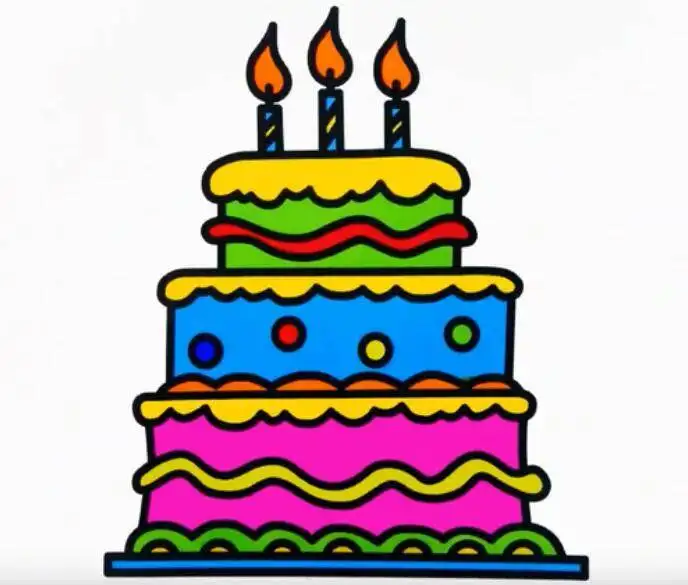
#> input picture images/pic.jpg, 688 x 585 px
$ python img2ascii.py
#> lines starting #> are read from the running program, lines starting #| are printed output that depends on the picture
import cv2
import os
import numpy as np
from colr import color as cl

class Config():
    def __init__(self):
        self.filepath = './images/pic.jpg'
        self.output = './'
        self.color_disable = True
        self.similarity = 5000
        self.width_limit = 150
        self.height_limit = None
        self.save_file = False
        self.symbols = ".o*<c~>|/\znw^@abcdefg"
    def __str__(self):
        return "filepath=%s,output=%s,color_disable=%s,similarity=%s,symbols=%s" % \
            (self.filepath, self.output, self.color_disable, self.similarity,str(self.symbols))

class AsciiImg(object):
    def __init__(self, config):
        self.config = config

    # 将转换后的ASCII图片显示在终端
    def show(self):
        print(self.convert())
        return

    # 将转换后的ASCII图片保存到文件
    def save(self):
        filename = os.path.basename(self.config.filepath)
        # front=文件名，ext=扩展名
        front, ext = os.path.splitext(filename)
        ascii_filepath = self.config.output+front+"_ascii.txt"
        open(ascii_filepath, 'w').write(self.convert())
        print('file saved in {}'.format(self.config.output))
        return

    # 将原始图片转换为ASCII图片
    def convert(self):
        #img = cv2.imread(self.config.filepath)
        img = cv2.imdecode(np.fromfile(self.config.filepath, dtype=np.uint8),-1)
#> img is the input picture: shape (585, 688, 3); mean B, G, R 182.3, 182.5, 191
        wstep, hstep = self._get_transformation_steps(
            img, self.config.width_limit, self.config.height_limit)

        img = img[0::hstep+1].transpose(1, 0, 2)[0::wstep+1].transpose(1, 0, 2)

        symbol_color_map = self._extract_valid_colors(
            img, self.config.similarity)

        result = self._draw_image(img, symbol_color_map,
                            color_disable=self.config.color_disable)
        return result

    def _get_transformation_steps(self, img, width_limit=None, height_limit=None):
#> called with width_limit = 150
        height,width,_ = img.shape
#> height = 585; width = 688
        if width_limit:
            height_limit = int(width_limit * height/(width+1000))
#> height_limit = 51
        elif height_limit:
            width_limit = int(height_limit * width/height)
        else:
            return [0, 0]
        wstep = int(width/width_limit)
#> wstep = 4
        hstep = int(height/height_limit)
#> hstep = 11
#> in convert, `wstep, hstep = self._get_transformation_steps( img, self.config.width_..`: wstep = 4; hstep = 11
#> in convert, `img = img[0::hstep+1].transpose(1, 0, 2)[0::wstep+1].transpose(1, 0, 2)`:
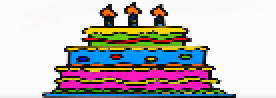
#> img: shape (49, 138, 3) (shown 2 times larger); mean B, G, R 183.8, 183, 190.9
        return [wstep, hstep]


    def _extract_valid_colors(self, img, similarity):
#> called with similarity = 5000
        symbols = self.config.symbols
        symbol_color_map = {}
        height,width,_ = img.shape
#> height = 49; width = 138
        # convert image to linear array of color strings
        img = img.reshape(height*width, 3).tolist()
#> img = 6762 items, first 6: [252, 251, 252], [252, 251, 252], [252, 251, 252], [252, 251, 252], [252, 251, 252], [252, 251, 252]
        img_string = np.array([','.join([str(x) for x in t]) for t in img])
        color_frequency = np.unique(img_string, return_counts=True)
        temp_color_frequency = []
        for t in np.argsort(color_frequency, 1)[1]:
            temp_color_frequency.append(color_frequency[0][t])
#> this loop made 2349 passes
#> t on passes 1 to 3: 1174, 1404, 1403
#> after the loop, temp_color_frequency = 2349 items, first 6: '230,140,4', '25,0,8', '25,0,25', '25,0,21', '249,255,246', '7,8,13'

        color_frequency = [t for t in temp_color_frequency]
#> color_frequency has the same summary as temp_color_frequency
        color_frequency.reverse()

        symbol_color_map[color_frequency[0]] = symbols[0]

        last_used_color = color_frequency[0]
#> last_used_color = '252,253,248'
        current_symbol = 1
        updated = True

        while(updated and current_symbol < len(symbols)):
            marked = None
            updated = False
            for color in color_frequency:
                if symbol_color_map.get(color, '') == '':
                    if(self._dist(last_used_color, color) < similarity):
                        symbol_color_map[color] = symbol_color_map[last_used_color]
                    elif not marked:
                        symbol_color_map[color] = symbols[current_symbol]
                        current_symbol = current_symbol+1
                        marked = color
                        updated = True
            last_used_color = marked
#> in convert, `symbol_color_map = self._extract_valid_colors( img, self.config.simila..`: symbol_color_map = 2344 items

        return symbol_color_map


    def _dist(self, s1, s2):
        s1 = s1.split(',')
        s2 = s2.split(',')
        return (int(s1[0])-int(s2[0]))**2+(int(s1[1])-int(s2[1]))**2+(int(s1[2])-int(s2[2]))**2

    def _draw_image(self, img, symbol_color_map, color_disable):
#> called with color_disable = True
        result = ''
        for px_list in img:
            temp_result = ''
            for px in px_list:
                color = ','.join([str(t) for t in px])
                try:
                    pixels = px.tolist()
                    pixels.reverse()

                    if not color_disable:
                        pxvalue = cl(symbol_color_map[color], fore=pixels)
                    else:
                        pxvalue = symbol_color_map[color]

                    temp_result = temp_result+pxvalue
                except:
                    temp_result = temp_result+' '
            result = result + '\n' + temp_result
#> this loop made 49 passes

        return result


if __name__ == "__main__":
    global_config = Config()
    asciiImg = AsciiImg(global_config)
    if global_config.save_file:
        asciiImg.save()
        asciiImg.show()
    else:
        asciiImg.show()
